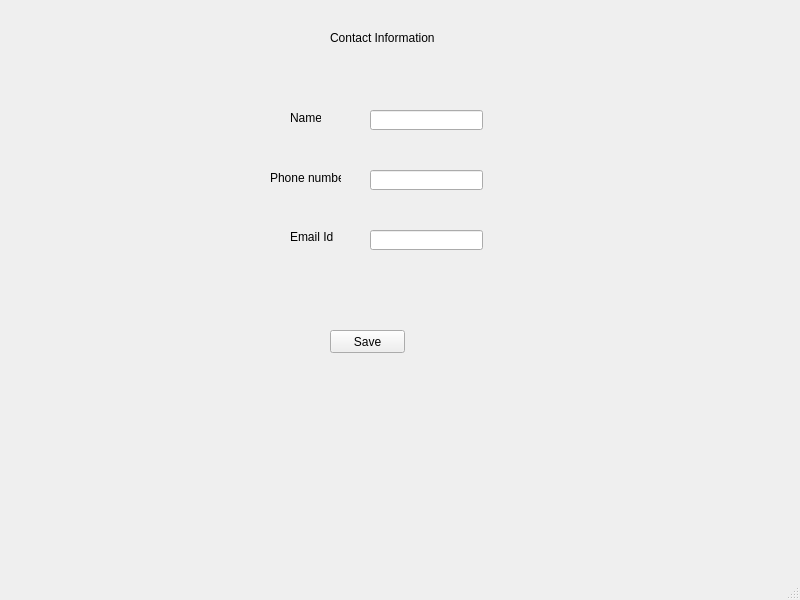
<?xml version="1.0" encoding="UTF-8"?>
<ui version="4.0">
 <class>AddContact</class>
 <widget class="QMainWindow" name="AddContact">
  <property name="geometry">
   <rect>
    <x>0</x>
    <y>0</y>
    <width>800</width>
    <height>600</height>
   </rect>
  </property>
  <property name="windowTitle">
   <string>MainWindow</string>
  </property>
  <widget class="QWidget" name="centralwidget">
   <widget class="QLabel" name="label">
    <property name="geometry">
     <rect>
      <x>330</x>
      <y>30</y>
      <width>111</width>
      <height>16</height>
     </rect>
    </property>
    <property name="text">
     <string>Contact Information</string>
    </property>
   </widget>
   <widget class="QLabel" name="label_2">
    <property name="geometry">
     <rect>
      <x>290</x>
      <y>110</y>
      <width>31</width>
      <height>16</height>
     </rect>
    </property>
    <property name="text">
     <string>Name</string>
    </property>
   </widget>
   <widget class="QLabel" name="label_4">
    <property name="geometry">
     <rect>
      <x>270</x>
      <y>170</y>
      <width>71</width>
      <height>16</height>
     </rect>
    </property>
    <property name="text">
     <string>Phone number</string>
    </property>
   </widget>
   <widget class="QLabel" name="label_5">
    <property name="geometry">
     <rect>
      <x>290</x>
      <y>230</y>
      <width>47</width>
      <height>13</height>
     </rect>
    </property>
    <property name="text">
     <string>Email Id</string>
    </property>
   </widget>
   <widget class="QLineEdit" name="name">
    <property name="geometry">
     <rect>
      <x>370</x>
      <y>110</y>
      <width>113</width>
      <height>20</height>
     </rect>
    </property>
   </widget>
   <widget class="QLineEdit" name="phone">
    <property name="geometry">
     <rect>
      <x>370</x>
      <y>170</y>
      <width>113</width>
      <height>20</height>
     </rect>
    </property>
   </widget>
   <widget class="QLineEdit" name="email">
    <property name="geometry">
     <rect>
      <x>370</x>
      <y>230</y>
      <width>113</width>
      <height>20</height>
     </rect>
    </property>
   </widget>
   <widget class="QPushButton" name="saveNewContact">
    <property name="geometry">
     <rect>
      <x>330</x>
      <y>330</y>
      <width>75</width>
      <height>23</height>
     </rect>
    </property>
    <property name="text">
     <string>Save</string>
    </property>
   </widget>
  </widget>
  <widget class="QMenuBar" name="menubar">
   <property name="geometry">
    <rect>
     <x>0</x>
     <y>0</y>
     <width>800</width>
     <height>21</height>
    </rect>
   </property>
  </widget>
  <widget class="QStatusBar" name="statusbar"/>
 </widget>
 <resources/>
 <connections/>
</ui>
